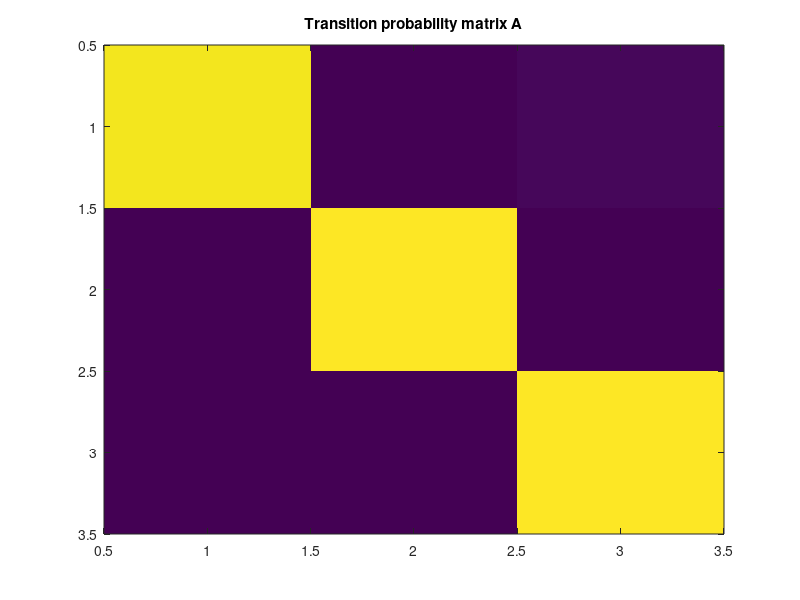

Write the MATLAB code that produced this figure. (Note: this script raises an error after producing the figure.)
% Generate state-dependent time series data. Given a transition probability matrix A, an MVAR model generates 
% time points for the given state. Every [t_state] seconds, a new state is determined. A separate ground truth 
% MVAR model is estimated for each state.
%
% Mathematically, the probability that a time point x(t) is generated given the actual state at 
% time t, denoted by m(t), is given by P(x(t) | m(t) = S_j). The probability a_ij of switching 
% from state S_j to state S_i at time t (the actual states at t are given by m(t) and m(t-1) respectively, 
% is given by a_ij = P(m(t) = S_j | m(t-1) = S_i).
% 
% We define the matrix A manually. Also, we set the number of simulated states to 3. 

%% Add paths
addpath(genpath('/Users/nguyentiendung/Desktop/Studium/Charite/matlab/eeglab/plugins/roiconnect/libs/mvgc_v1.0/'))
addpath(genpath('/Users/nguyentiendung/Desktop/Studium/Charite/Research/Playground/HMM/'))
n_states = 3;

%% Define parameters
% transition matrix
A = [0.98 0.002 0.018;
    0.002 0.997 0.001;
    0.015 0.003 0.9820];

if ~all(sum(A, 2))
    error('Rows of the transition matrix A must sum up to 1')
end

% plot transition probability matrix
figure;
imagesc(A)
title('Transition probability matrix A')

%% Simulate AR data using gen_ar2.m
fs = 200;              % sampling frequency
t = 4;                 % trial signal length in seconds
n_trials = 30;         % number of trials
N = fs * t * n_trials; % number of samples/data points
M = 10;                % number of channels
P = 10;                % number of lags
K = ceil(M^2 / 10);

data = cell(1, n_states);
for istate = 1:n_states
    data{istate} = gen_ar2(M, N, P, K);
end

%% Fit MVGC MVAR models to generate "ground truth" MVAR models 
n_chans = size(data{1}, 1);
n_samples = size(data{1}, 2) / n_trials;

% reshape time series back to being multi-trial, then fit MVGC MVAR model
data_trial = cell(1, n_states);
W = cell(1, n_states);       % regression coefficient matrices
Sigma = cell(1, n_states);   % noise covariance matrices

for istate = 1:n_states
    data_trial{istate} = reshape(data{istate}, n_chans, n_samples, n_trials); 
    [coeff_mat, SIG, ~] = tsdata_to_var(data_trial{istate}, P, 'OLS');

    W{istate} = coeff_mat;
    Sigma{istate} = SIG;
end

%% Save ground truth MVAR model parameters
% DIROUT = 'outputs/'; % change if needed
% if ~exist(DIROUT); mkdir(DIROUT); end
% 
% W_fname = sprintf(strcat(DIROUT, 'W_sim_gt_%d%d.mat'), n_states, P); 
% Sigma_fname = sprintf(strcat(DIROUT, 'Sigma_sim_gt_%d%d.mat'), n_states, P);
% 
% save(W_fname, 'W')
% save(Sigma_fname, 'Sigma')

%% Plots for sanity checks
titles = ["MVAR for state 1", "MVAR for state 2", "MVAR for state 3"];
plt_all_noisecovs(Sigma, 0, titles)
plt_all_Ws(W, P, titles)

%% Generate simulated ground truth state-dependent time series
% generate individual time series for each state
data_states = cell(1, n_states);
for istate = 1:n_states
    X = var_to_tsdata(W{istate}, Sigma{istate}, n_samples, n_trials);
    data_states{istate} = X(:,:)';
end

% define states and store the probabilities
states = cell(1, n_states);
for istate = 1:n_states
    states{istate} = A(istate, :);
end

% set some parameters
Pi = [1, 0, 0];           % initial probability distribution, equivalent to options.Pistructure?
t_state = 1;              % duration in seconds of each state segment
obs_state = fs * t_state; % number of observations/time points during each state segment 
n_transitions = N / obs_state;
if ~all(sum(Pi))
    error('The initial probability distribution Pi must sum up to 1')
end

% generate ground truth time series
data_gt = zeros(N, n_chans);
sim_viterbi = zeros(1, N); % time course of states (Viterbi path in HMM)

[~, m_t] = max(Pi);
data_gt(1:obs_state, :) = data_states{m_t}(1:obs_state, :); % first [t_state] seconds
sim_viterbi(1:obs_state) = m_t;

for itrans = 1:n_transitions-1
    for istate = 1:n_states
        if rand < A(m_t, istate)
            m_t = istate; % determine new state
        end
    end
    start_idx = itrans * obs_state + 1;
    end_idx = start_idx + obs_state-1;
    data_gt(start_idx:end_idx, :) = data_states{m_t}(start_idx:end_idx, :); % sample data points given the current state
    sim_viterbi(start_idx:end_idx) = m_t;
end

% % save data
% sim_viterbi_name = sprintf(strcat(DIROUT, 'Viterbi_sim_gt_%d%d.mat'), n_states, P);
% data_gt_name = sprintf(strcat(DIROUT, 'data_sim_gt_%d%d.mat'), n_states, P);
% 
% save(sim_viterbi_name, 'sim_viterbi')
% save(data_gt_name, 'data_gt')
%% Plot ground truth time series
% raw time series
figure;
T = (1:size(data_gt, 1)) / fs;
plot(T, data_gt)
xlabel('time [s]')
title(sprintf('Raw ground truth data, %d channels', n_chans))

% PSDs
data_gt_pxx = log(abs(pwelch(data_gt, 100, 50)));
figure;
tiledlayout(2, P/2)
for ilag = 1:P
    nexttile
    plot(data_gt_pxx(:, ilag))
    ylabel('log(abs(Power))')
    title(sprintf('PSDs of generated data, channel %d', ilag))
end

% simulated Viterbi path
figure;
plot(T, sim_viterbi)
title('Simulated Viterbi path (state time course')
xlabel('time [s]')
ylabel('state')
